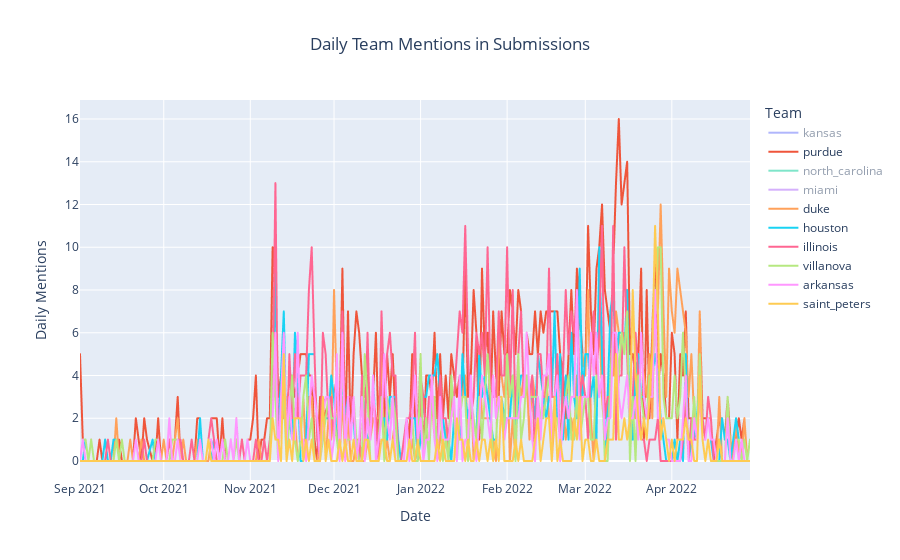

Notebook code cell kept with this figure:
### Code cell
# Create the interactive line plot
fig3 = px.line(daily_mentions_submissions_long, 
              x='date', 
              y='Mentions', 
              color='Team', 
              title='Daily Team Mentions in Submissions')

fig3.update_layout(
    xaxis_title='Date',
    yaxis_title='Daily Mentions',
    title_x=0.5,
    legend_title_text='Team'
)

fig3.show()

### Figure 1 — Plotly figure (JSON) as saved in the notebook; plotly's stock layout.template omitted (floating-point values rounded to 4 significant figures; data arrays with more than 128 entries replaced by an {"elided": "..."} marker saying what was removed)
{"data": [{"hovertemplate": "Team=kansas<br>date=%{x}<br>Mentions=%{y}<extra></extra>", "legendgroup": "kansas", "line": {"color": "#636efa", "dash": "solid"}, "marker": {"symbol": "circle"}, "mode": "lines", "name": "kansas", "showlegend": true, "type": "scattergl", "visible": "legendonly", "x": {"elided": "240 str values"}, "xaxis": "x", "y": {"elided": "240 int values"}, "yaxis": "y"}, {"hovertemplate": "Team=purdue<br>date=%{x}<br>Mentions=%{y}<extra></extra>", "legendgroup": "purdue", "line": {"color": "#EF553B", "dash": "solid"}, "marker": {"symbol": "circle"}, "mode": "lines", "name": "purdue", "showlegend": true, "type": "scattergl", "visible": true, "x": {"elided": "240 str values"}, "xaxis": "x", "y": {"elided": "240 int values"}, "yaxis": "y"}, {"hovertemplate": "Team=north_carolina<br>date=%{x}<br>Mentions=%{y}<extra></extra>", "legendgroup": "north_carolina", "line": {"color": "#00cc96", "dash": "solid"}, "marker": {"symbol": "circle"}, "mode": "lines", "name": "north_carolina", "showlegend": true, "type": "scattergl", "visible": "legendonly", "x": {"elided": "240 str values"}, "xaxis": "x", "y": {"elided": "240 int values"}, "yaxis": "y"}, {"hovertemplate": "Team=miami<br>date=%{x}<br>Mentions=%{y}<extra></extra>", "legendgroup": "miami", "line": {"color": "#ab63fa", "dash": "solid"}, "marker": {"symbol": "circle"}, "mode": "lines", "name": "miami", "showlegend": true, "type": "scattergl", "visible": "legendonly", "x": {"elided": "240 str values"}, "xaxis": "x", "y": {"elided": "240 int values"}, "yaxis": "y"}, {"hovertemplate": "Team=duke<br>date=%{x}<br>Mentions=%{y}<extra></extra>", "legendgroup": "duke", "line": {"color": "#FFA15A", "dash": "solid"}, "marker": {"symbol": "circle"}, "mode": "lines", "name": "duke", "showlegend": true, "type": "scattergl", "visible": true, "x": {"elided": "240 str values"}, "xaxis": "x", "y": {"elided": "240 int values"}, "yaxis": "y"}, {"hovertemplate": "Team=houston<br>date=%{x}<br>Mentions=%{y}<extra></extra>", "legendgroup": "houston", "line": {"color": "#19d3f3", "dash": "solid"}, "marker": {"symbol": "circle"}, "mode": "lines", "name": "houston", "showlegend": true, "type": "scattergl", "visible": true, "x": {"elided": "240 str values"}, "xaxis": "x", "y": {"elided": "240 int values"}, "yaxis": "y"}, {"hovertemplate": "Team=illinois<br>date=%{x}<br>Mentions=%{y}<extra></extra>", "legendgroup": "illinois", "line": {"color": "#FF6692", "dash": "solid"}, "marker": {"symbol": "circle"}, "mode": "lines", "name": "illinois", "showlegend": true, "type": "scattergl", "visible": true, "x": {"elided": "240 str values"}, "xaxis": "x", "y": {"elided": "240 int values"}, "yaxis": "y"}, {"hovertemplate": "Team=villanova<br>date=%{x}<br>Mentions=%{y}<extra></extra>", "legendgroup": "villanova", "line": {"color": "#B6E880", "dash": "solid"}, "marker": {"symbol": "circle"}, "mode": "lines", "name": "villanova", "showlegend": true, "type": "scattergl", "visible": true, "x": {"elided": "240 str values"}, "xaxis": "x", "y": {"elided": "240 int values"}, "yaxis": "y"}, {"hovertemplate": "Team=arkansas<br>date=%{x}<br>Mentions=%{y}<extra></extra>", "legendgroup": "arkansas", "line": {"color": "#FF97FF", "dash": "solid"}, "marker": {"symbol": "circle"}, "mode": "lines", "name": "arkansas", "showlegend": true, "type": "scattergl", "visible": true, "x": {"elided": "240 str values"}, "xaxis": "x", "y": {"elided": "240 int values"}, "yaxis": "y"}, {"hovertemplate": "Team=saint_peters<br>date=%{x}<br>Mentions=%{y}<extra></extra>", "legendgroup": "saint_peters", "line": {"color": "#FECB52", "dash": "solid"}, "marker": {"symbol": "circle"}, "mode": "lines", "name": "saint_peters", "showlegend": true, "type": "scattergl", "visible": true, "x": {"elided": "240 str values"}, "xaxis": "x", "y": {"elided": "240 int values"}, "yaxis": "y"}], "layout": {"autosize": true, "legend": {"title": {"text": "Team"}, "tracegroupgap": 0}, "title": {"text": "Daily Team Mentions in Submissions", "x": 0.5}, "xaxis": {"anchor": "y", "autorange": true, "domain": [0, 1], "range": ["2021-09-01", "2022-04-29"], "title": {"text": "Date"}, "type": "date"}, "yaxis": {"anchor": "x", "autorange": true, "domain": [0, 1], "range": [-0.8889, 16.89], "title": {"text": "Daily Mentions"}, "type": "linear"}}}
